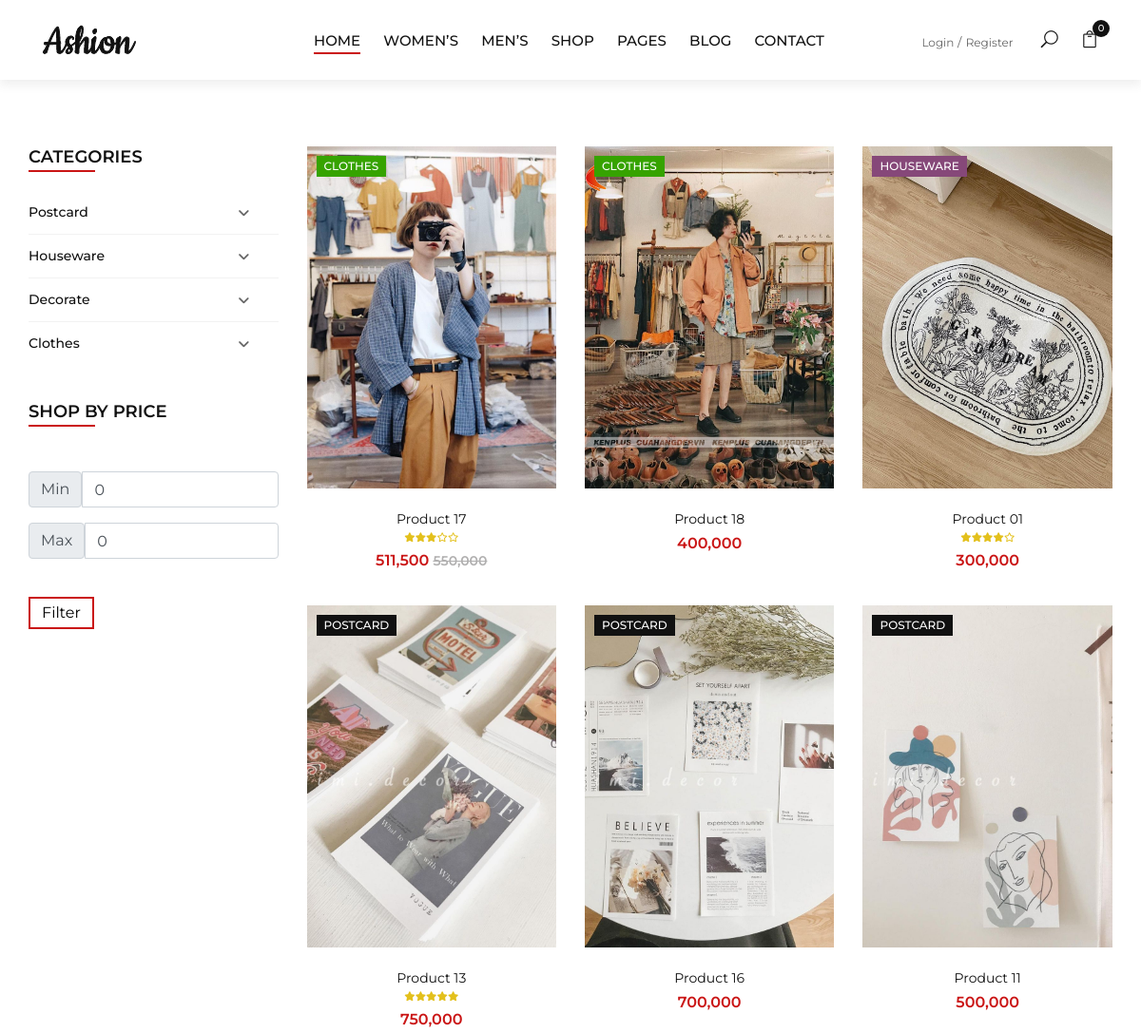
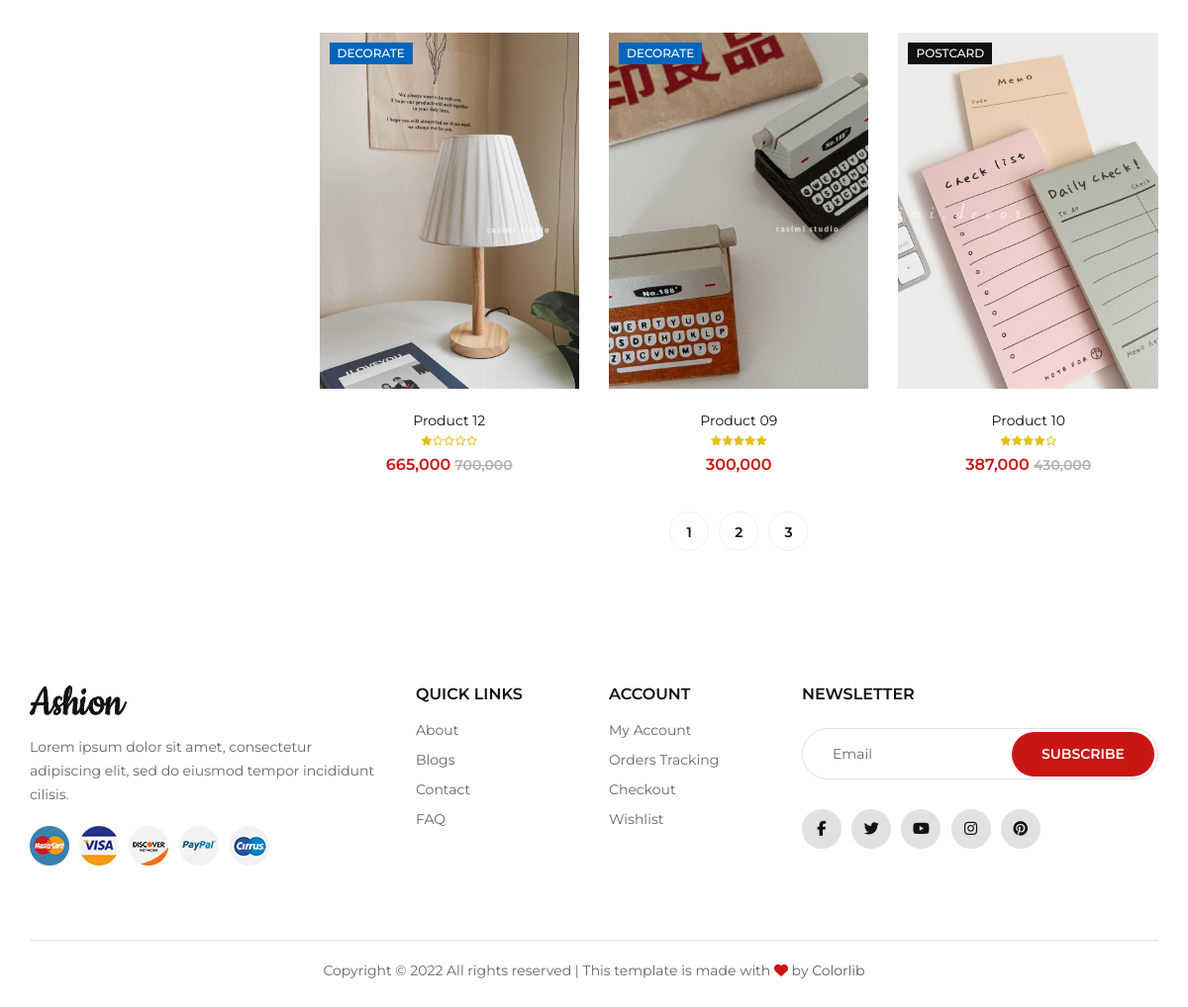
Screenshot of /user/view/shop.php with the database file from the repository (2 pictures, top to bottom).
### tables this page shows
CREATE TABLE `tbl_category` (
  `id` int(6) UNSIGNED NOT NULL,
  `categoryname` varchar(128) NOT NULL,
  `stt` int(1) NOT NULL
);

CREATE TABLE `tbl_product` (
  `id` int(6) UNSIGNED NOT NULL,
  `productname` varchar(255) NOT NULL,
  `price` double(16,4) NOT NULL,
  `sale` double(16,4) NOT NULL,
  `categoryid` int(6) UNSIGNED NOT NULL,
  `info` varchar(255) DEFAULT NULL,
  `descript` varchar(255) DEFAULT NULL,
  `quantity` int(255) NOT NULL,
  `img` varchar(255) NOT NULL,
  `stt` int(1) NOT NULL
);

### user/view/shop.php (the view, shortened to what the rows shown need)
<?php
    include_once '../controller/ProductController.php';
    include_once '../model/cart.php';
    include_once '../model/product.php';
?>
<?php
    $productCon = new ProductController();
?>
<!DOCTYPE html>
<html lang="zxx">
<head>
    <?php
        include './layouts/cssfile.php';
    ?>
</head>
<body>
    <?php
        include './layouts/content/header.php';
    ?>
        <section class="shop spad">
        <div class="container">
            <div class="row">
                <div class="col-lg-3 col-md-3">
                    <div class="shop__sidebar">
                        <div class="sidebar__categories">
                            <div class="categories__accordion">
                                <div class="accordion" id="accordionExample">
                                    <?php
                                        $productMo = new Product();
                                        $catelst = $productMo->getAll_category();
                                        if($catelst){
                                            while($cate = $catelst->fetch_assoc()){
                                    ?>
                                        <div class="card">
                                            <div class="card-heading">
                                                <a href="shop.php?cate=<?php echo $cate['id'] ?>"><?php echo $cate['categoryname'] ?></a>
                                            </div>
                                        </div>
                                    <?php
                                            }
                                        }
                                    ?>
                                </div>
                            </div>
                        </div>
                    </div>
                </div>
                <div class="col-lg-9 col-md-9">
                    <div class="row">
                        <?php
                            $data = $productCon->ShopView();
                            $prolst = $data["product_list"];
                            if($prolst){
                                while($product = $prolst->fetch_assoc()){
                        ?>
                            <div class="col-lg-4 col-md-6">
                                <div class="product__item sale">
                                    <div class="product__item__pic set-bg" data-setbg="../../public/<?php echo $product['img'] ?>">
                                        <?php
                                            $getCate = $productCon->getCategory($product['categoryid']);
                                            $cateRes = $getCate->fetch_assoc();
                                            if($cateRes['id'] == 1){
                                        ?>
                                            <div class="label trangtri"><?php echo $cateRes['categoryname']?></div>
                                        <?php
                                            }else if($cateRes['id'] == 2){
                                        ?>
                                            <div class="label postcard"><?php echo $cateRes['categoryname']?></div>
                                        <?php
                                            }else if($cateRes['id'] == 3){
                                        ?>
                                            <div class="label quanao"><?php echo $cateRes['categoryname']?></div>
                                        <?php
                                            }else if($cateRes['id'] == 4){
                                        ?>
                                            <div class="label giadung"><?php echo $cateRes['categoryname']?></div>
                                        <?php
                                            }else if($result['sale'] > 0){
                                        ?>
                                            <div class="label sale">Sale</div>
                                        <?php
                                            }
                                        ?>
                                        <ul class="product__hover">
                                        </ul>
                                    </div>
                                    <div class="product__item__text">
                                        <h6><a href="product-detail.php?productid=<?php echo $product['id'] ?>"><?php echo $product['productname'] ?></a></h6>
                                        <div class="rating">
                                            <?php
                                                $rate = $productCon->getRate($product['id']);
                                                $rate = round($rate, 1);
                                                $countstar = intval($rate);
                                                $starodd = $rate - $countstar;
                                                if($countstar == 0 && $starodd == 0){
                                            ?>
                                            <?php
                                                }else if($starodd < 5){
                                                    for($i = 0; $i < $countstar; $i++){
                                            ?>
                                                        <i class="fa fa-star"></i>
                                            <?php
                                                    }
                                                    $nonStar = 5 - $countstar;
                                                    for($i = 0; $i < $nonStar; $i++){
                                            ?>
                                                    <i class="far fa-star"></i>
                                            <?php
                                                    }
                                            ?>
                                            <?php
                                                }else if($starodd == 5){
                                                    for($i = 0; $i < $countstar; $i++){
                                            ?>
                                                        <i class="fa fa-star"></i>
                                            <?php
                                                    }
                                            ?>
                                                    <i class="fas fa-star-half"></i>
                                            <?php
                                                }else if($starodd > 5){
                                                    for($i = 0; $i < $countstar+1; $i++){
                                            ?>
                                                        <i class="fa fa-star"></i>
                                            <?php
                                                    }
                                                    $nullStar = 5 - ($countstar + 1);
                                                    for($i = 0; $i <$nullStar; $i++){
                                            ?>
                                                        <i class="far fa-star"></i>
                                            <?php
                                                    }
                                                }
                                            ?>
                                        </div>
                                        <?php
                                            if($product['sale'] > 0){
                                        ?>
                                            <div class="product__price"><?php echo number_format($product['price'] - ($product['price'] * $product['sale']/100)) ?><span><?php echo number_format($product['price']) ?></span></div>
                                        <?php
                                            }else{
                                        ?>
                                            <div class="product__price"><?php echo number_format($product['price'])?></div>
                                        <?php
                                            }
                                        ?>
                                    </div>
                                </div>
                            </div>
                        <?php
                                }
                            }
                        ?>
                    </div>
                </div>
            </div>
        </div>
    </section>
</body>
</html>

### rows the page displays
tbl_category: categoryname "Postcard"
tbl_category: categoryname "Houseware"
tbl_category: categoryname "Decorate"
tbl_category: categoryname "Clothes"
tbl_product: shows a picture, categoryid.categoryname "CLOTHES", productname "Product 17", $product['price'] - ($product['price'] * $product['sale']/100) "511,500", price "550,000"
tbl_product: shows a picture, categoryid.categoryname "CLOTHES", productname "Product 18", price "400,000"
tbl_product: shows a picture, categoryid.categoryname "HOUSEWARE", productname "Product 01", price "300,000"
tbl_product: shows a picture, categoryid.categoryname "POSTCARD", productname "Product 13", price "750,000"
tbl_product: shows a picture, categoryid.categoryname "POSTCARD", productname "Product 16", price "700,000"
tbl_product: shows a picture, categoryid.categoryname "POSTCARD", productname "Product 11", price "500,000"
tbl_product: shows a picture, categoryid.categoryname "DECORATE", productname "Product 12", $product['price'] - ($product['price'] * $product['sale']/100) "665,000", price "700,000"
tbl_product: shows a picture, categoryid.categoryname "DECORATE", productname "Product 09", price "300,000"
tbl_product: shows a picture, categoryid.categoryname "POSTCARD", productname "Product 10", $product['price'] - ($product['price'] * $product['sale']/100) "387,000", price "430,000"
